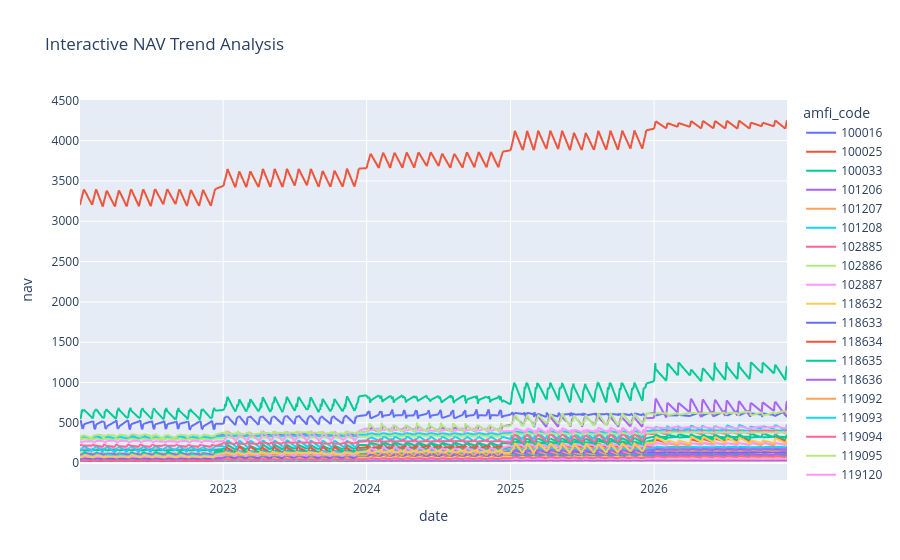

Write notebook code for a chart like this one.
### Code cell
fig = px.line(
    nav_history,
    x="date",
    y="nav",
    color="amfi_code",
    title="Interactive NAV Trend Analysis"
)

fig.show()

### Figure 1 — Plotly figure (JSON) as saved in the notebook; plotly's stock layout.template omitted (floating-point values rounded to 4 significant figures; data arrays with more than 128 entries replaced by an {"elided": "..."} marker saying what was removed)
{"data": [{"hovertemplate": "amfi_code=100016<br>date=%{x}<br>nav=%{y}<extra></extra>", "legendgroup": "100016", "line": {"color": "#636efa", "dash": "solid"}, "marker": {"symbol": "circle"}, "mode": "lines", "name": "100016", "showlegend": true, "type": "scattergl", "x": {"elided": "1149 str values"}, "xaxis": "x", "y": {"elided": "1149 float values"}, "yaxis": "y"}, {"hovertemplate": "amfi_code=100025<br>date=%{x}<br>nav=%{y}<extra></extra>", "legendgroup": "100025", "line": {"color": "#EF553B", "dash": "solid"}, "marker": {"symbol": "circle"}, "mode": "lines", "name": "100025", "showlegend": true, "type": "scattergl", "x": {"elided": "1142 str values"}, "xaxis": "x", "y": {"elided": "1142 float values"}, "yaxis": "y"}, {"hovertemplate": "amfi_code=100033<br>date=%{x}<br>nav=%{y}<extra></extra>", "legendgroup": "100033", "line": {"color": "#00cc96", "dash": "solid"}, "marker": {"symbol": "circle"}, "mode": "lines", "name": "100033", "showlegend": true, "type": "scattergl", "x": {"elided": "1150 str values"}, "xaxis": "x", "y": {"elided": "1150 float values"}, "yaxis": "y"}, {"hovertemplate": "amfi_code=101206<br>date=%{x}<br>nav=%{y}<extra></extra>", "legendgroup": "101206", "line": {"color": "#ab63fa", "dash": "solid"}, "marker": {"symbol": "circle"}, "mode": "lines", "name": "101206", "showlegend": true, "type": "scattergl", "x": {"elided": "1150 str values"}, "xaxis": "x", "y": {"elided": "1150 float values"}, "yaxis": "y"}, {"hovertemplate": "amfi_code=101207<br>date=%{x}<br>nav=%{y}<extra></extra>", "legendgroup": "101207", "line": {"color": "#FFA15A", "dash": "solid"}, "marker": {"symbol": "circle"}, "mode": "lines", "name": "101207", "showlegend": true, "type": "scattergl", "x": {"elided": "1149 str values"}, "xaxis": "x", "y": {"elided": "1149 float values"}, "yaxis": "y"}, {"hovertemplate": "amfi_code=101208<br>date=%{x}<br>nav=%{y}<extra></extra>", "legendgroup": "101208", "line": {"color": "#19d3f3", "dash": "solid"}, "marker": {"symbol": "circle"}, "mode": "lines", "name": "101208", "showlegend": true, "type": "scattergl", "x": {"elided": "1149 str values"}, "xaxis": "x", "y": {"elided": "1149 float values"}, "yaxis": "y"}, {"hovertemplate": "amfi_code=102885<br>date=%{x}<br>nav=%{y}<extra></extra>", "legendgroup": "102885", "line": {"color": "#FF6692", "dash": "solid"}, "marker": {"symbol": "circle"}, "mode": "lines", "name": "102885", "showlegend": true, "type": "scattergl", "x": {"elided": "1150 str values"}, "xaxis": "x", "y": {"elided": "1150 float values"}, "yaxis": "y"}, {"hovertemplate": "amfi_code=102886<br>date=%{x}<br>nav=%{y}<extra></extra>", "legendgroup": "102886", "line": {"color": "#B6E880", "dash": "solid"}, "marker": {"symbol": "circle"}, "mode": "lines", "name": "102886", "showlegend": true, "type": "scattergl", "x": {"elided": "1149 str values"}, "xaxis": "x", "y": {"elided": "1149 float values"}, "yaxis": "y"}, {"hovertemplate": "amfi_code=102887<br>date=%{x}<br>nav=%{y}<extra></extra>", "legendgroup": "102887", "line": {"color": "#FF97FF", "dash": "solid"}, "marker": {"symbol": "circle"}, "mode": "lines", "name": "102887", "showlegend": true, "type": "scattergl", "x": {"elided": "1150 str values"}, "xaxis": "x", "y": {"elided": "1150 float values"}, "yaxis": "y"}, {"hovertemplate": "amfi_code=118632<br>date=%{x}<br>nav=%{y}<extra></extra>", "legendgroup": "118632", "line": {"color": "#FECB52", "dash": "solid"}, "marker": {"symbol": "circle"}, "mode": "lines", "name": "118632", "showlegend": true, "type": "scattergl", "x": {"elided": "1150 str values"}, "xaxis": "x", "y": {"elided": "1150 float values"}, "yaxis": "y"}, {"hovertemplate": "amfi_code=118633<br>date=%{x}<br>nav=%{y}<extra></extra>", "legendgroup": "118633", "line": {"color": "#636efa", "dash": "solid"}, "marker": {"symbol": "circle"}, "mode": "lines", "name": "118633", "showlegend": true, "type": "scattergl", "x": {"elided": "1149 str values"}, "xaxis": "x", "y": {"elided": "1149 float values"}, "yaxis": "y"}, {"hovertemplate": "amfi_code=118634<br>date=%{x}<br>nav=%{y}<extra></extra>", "legendgroup": "118634", "line": {"color": "#EF553B", "dash": "solid"}, "marker": {"symbol": "circle"}, "mode": "lines", "name": "118634", "showlegend": true, "type": "scattergl", "x": {"elided": "1150 str values"}, "xaxis": "x", "y": {"elided": "1150 float values"}, "yaxis": "y"}, {"hovertemplate": "amfi_code=118635<br>date=%{x}<br>nav=%{y}<extra></extra>", "legendgroup": "118635", "line": {"color": "#00cc96", "dash": "solid"}, "marker": {"symbol": "circle"}, "mode": "lines", "name": "118635", "showlegend": true, "type": "scattergl", "x": {"elided": "1150 str values"}, "xaxis": "x", "y": {"elided": "1150 float values"}, "yaxis": "y"}, {"hovertemplate": "amfi_code=118636<br>date=%{x}<br>nav=%{y}<extra></extra>", "legendgroup": "118636", "line": {"color": "#ab63fa", "dash": "solid"}, "marker": {"symbol": "circle"}, "mode": "lines", "name": "118636", "showlegend": true, "type": "scattergl", "x": {"elided": "1146 str values"}, "xaxis": "x", "y": {"elided": "1146 float values"}, "yaxis": "y"}, {"hovertemplate": "amfi_code=119092<br>date=%{x}<br>nav=%{y}<extra></extra>", "legendgroup": "119092", "line": {"color": "#FFA15A", "dash": "solid"}, "marker": {"symbol": "circle"}, "mode": "lines", "name": "119092", "showlegend": true, "type": "scattergl", "x": {"elided": "1145 str values"}, "xaxis": "x", "y": {"elided": "1145 float values"}, "yaxis": "y"}, {"hovertemplate": "amfi_code=119093<br>date=%{x}<br>nav=%{y}<extra></extra>", "legendgroup": "119093", "line": {"color": "#19d3f3", "dash": "solid"}, "marker": {"symbol": "circle"}, "mode": "lines", "name": "119093", "showlegend": true, "type": "scattergl", "x": {"elided": "1147 str values"}, "xaxis": "x", "y": {"elided": "1147 float values"}, "yaxis": "y"}, {"hovertemplate": "amfi_code=119094<br>date=%{x}<br>nav=%{y}<extra></extra>", "legendgroup": "119094", "line": {"color": "#FF6692", "dash": "solid"}, "marker": {"symbol": "circle"}, "mode": "lines", "name": "119094", "showlegend": true, "type": "scattergl", "x": {"elided": "1150 str values"}, "xaxis": "x", "y": {"elided": "1150 float values"}, "yaxis": "y"}, {"hovertemplate": "amfi_code=119095<br>date=%{x}<br>nav=%{y}<extra></extra>", "legendgroup": "119095", "line": {"color": "#B6E880", "dash": "solid"}, "marker": {"symbol": "circle"}, "mode": "lines", "name": "119095", "showlegend": true, "type": "scattergl", "x": {"elided": "1148 str values"}, "xaxis": "x", "y": {"elided": "1148 float values"}, "yaxis": "y"}, {"hovertemplate": "amfi_code=119120<br>date=%{x}<br>nav=%{y}<extra></extra>", "legendgroup": "119120", "line": {"color": "#FF97FF", "dash": "solid"}, "marker": {"symbol": "circle"}, "mode": "lines", "name": "119120", "showlegend": true, "type": "scattergl", "x": {"elided": "1147 str values"}, "xaxis": "x", "y": {"elided": "1147 float values"}, "yaxis": "y"}, {"hovertemplate": "amfi_code=119551<br>date=%{x}<br>nav=%{y}<extra></extra>", "legendgroup": "119551", "line": {"color": "#FECB52", "dash": "solid"}, "marker": {"symbol": "circle"}, "mode": "lines", "name": "119551", "showlegend": true, "type": "scattergl", "x": {"elided": "1148 str values"}, "xaxis": "x", "y": {"elided": "1148 float values"}, "yaxis": "y"}, {"hovertemplate": "amfi_code=119552<br>date=%{x}<br>nav=%{y}<extra></extra>", "legendgroup": "119552", "line": {"color": "#636efa", "dash": "solid"}, "marker": {"symbol": "circle"}, "mode": "lines", "name": "119552", "showlegend": true, "type": "scattergl", "x": {"elided": "1149 str values"}, "xaxis": "x", "y": {"elided": "1149 float values"}, "yaxis": "y"}, {"hovertemplate": "amfi_code=119598<br>date=%{x}<br>nav=%{y}<extra></extra>", "legendgroup": "119598", "line": {"color": "#EF553B", "dash": "solid"}, "marker": {"symbol": "circle"}, "mode": "lines", "name": "119598", "showlegend": true, "type": "scattergl", "x": {"elided": "1149 str values"}, "xaxis": "x", "y": {"elided": "1149 float values"}, "yaxis": "y"}, {"hovertemplate": "amfi_code=119599<br>date=%{x}<br>nav=%{y}<extra></extra>", "legendgroup": "119599", "line": {"color": "#00cc96", "dash": "solid"}, "marker": {"symbol": "circle"}, "mode": "lines", "name": "119599", "showlegend": true, "type": "scattergl", "x": {"elided": "1150 str values"}, "xaxis": "x", "y": {"elided": "1150 float values"}, "yaxis": "y"}, {"hovertemplate": "amfi_code=120503<br>date=%{x}<br>nav=%{y}<extra></extra>", "legendgroup": "120503", "line": {"color": "#ab63fa", "dash": "solid"}, "marker": {"symbol": "circle"}, "mode": "lines", "name": "120503", "showlegend": true, "type": "scattergl", "x": {"elided": "1150 str values"}, "xaxis": "x", "y": {"elided": "1150 float values"}, "yaxis": "y"}, {"hovertemplate": "amfi_code=120504<br>date=%{x}<br>nav=%{y}<extra></extra>", "legendgroup": "120504", "line": {"color": "#FFA15A", "dash": "solid"}, "marker": {"symbol": "circle"}, "mode": "lines", "name": "120504", "showlegend": true, "type": "scattergl", "x": {"elided": "1150 str values"}, "xaxis": "x", "y": {"elided": "1150 float values"}, "yaxis": "y"}, {"hovertemplate": "amfi_code=120505<br>date=%{x}<br>nav=%{y}<extra></extra>", "legendgroup": "120505", "line": {"color": "#19d3f3", "dash": "solid"}, "marker": {"symbol": "circle"}, "mode": "lines", "name": "120505", "showlegend": true, "type": "scattergl", "x": {"elided": "1150 str values"}, "xaxis": "x", "y": {"elided": "1150 float values"}, "yaxis": "y"}, {"hovertemplate": "amfi_code=120506<br>date=%{x}<br>nav=%{y}<extra></extra>", "legendgroup": "120506", "line": {"color": "#FF6692", "dash": "solid"}, "marker": {"symbol": "circle"}, "mode": "lines", "name": "120506", "showlegend": true, "type": "scattergl", "x": {"elided": "1150 str values"}, "xaxis": "x", "y": {"elided": "1150 float values"}, "yaxis": "y"}, {"hovertemplate": "amfi_code=120507<br>date=%{x}<br>nav=%{y}<extra></extra>", "legendgroup": "120507", "line": {"color": "#B6E880", "dash": "solid"}, "marker": {"symbol": "circle"}, "mode": "lines", "name": "120507", "showlegend": true, "type": "scattergl", "x": {"elided": "1150 str values"}, "xaxis": "x", "y": {"elided": "1150 float values"}, "yaxis": "y"}, {"hovertemplate": "amfi_code=120841<br>date=%{x}<br>nav=%{y}<extra></extra>", "legendgroup": "120841", "line": {"color": "#FF97FF", "dash": "solid"}, "marker": {"symbol": "circle"}, "mode": "lines", "name": "120841", "showlegend": true, "type": "scattergl", "x": {"elided": "1150 str values"}, "xaxis": "x", "y": {"elided": "1150 float values"}, "yaxis": "y"}, {"hovertemplate": "amfi_code=120842<br>date=%{x}<br>nav=%{y}<extra></extra>", "legendgroup": "120842", "line": {"color": "#FECB52", "dash": "solid"}, "marker": {"symbol": "circle"}, "mode": "lines", "name": "120842", "showlegend": true, "type": "scattergl", "x": {"elided": "1149 str values"}, "xaxis": "x", "y": {"elided": "1149 float values"}, "yaxis": "y"}, {"hovertemplate": "amfi_code=120843<br>date=%{x}<br>nav=%{y}<extra></extra>", "legendgroup": "120843", "line": {"color": "#636efa", "dash": "solid"}, "marker": {"symbol": "circle"}, "mode": "lines", "name": "120843", "showlegend": true, "type": "scattergl", "x": {"elided": "1149 str values"}, "xaxis": "x", "y": {"elided": "1149 float values"}, "yaxis": "y"}, {"hovertemplate": "amfi_code=120844<br>date=%{x}<br>nav=%{y}<extra></extra>", "legendgroup": "120844", "line": {"color": "#EF553B", "dash": "solid"}, "marker": {"symbol": "circle"}, "mode": "lines", "name": "120844", "showlegend": true, "type": "scattergl", "x": {"elided": "1150 str values"}, "xaxis": "x", "y": {"elided": "1150 float values"}, "yaxis": "y"}, {"hovertemplate": "amfi_code=125497<br>date=%{x}<br>nav=%{y}<extra></extra>", "legendgroup": "125497", "line": {"color": "#00cc96", "dash": "solid"}, "marker": {"symbol": "circle"}, "mode": "lines", "name": "125497", "showlegend": true, "type": "scattergl", "x": {"elided": "1150 str values"}, "xaxis": "x", "y": {"elided": "1150 float values"}, "yaxis": "y"}, {"hovertemplate": "amfi_code=125498<br>date=%{x}<br>nav=%{y}<extra></extra>", "legendgroup": "125498", "line": {"color": "#ab63fa", "dash": "solid"}, "marker": {"symbol": "circle"}, "mode": "lines", "name": "125498", "showlegend": true, "type": "scattergl", "x": {"elided": "1150 str values"}, "xaxis": "x", "y": {"elided": "1150 float values"}, "yaxis": "y"}, {"hovertemplate": "amfi_code=148567<br>date=%{x}<br>nav=%{y}<extra></extra>", "legendgroup": "148567", "line": {"color": "#FFA15A", "dash": "solid"}, "marker": {"symbol": "circle"}, "mode": "lines", "name": "148567", "showlegend": true, "type": "scattergl", "x": {"elided": "1150 str values"}, "xaxis": "x", "y": {"elided": "1150 float values"}, "yaxis": "y"}, {"hovertemplate": "amfi_code=148568<br>date=%{x}<br>nav=%{y}<extra></extra>", "legendgroup": "148568", "line": {"color": "#19d3f3", "dash": "solid"}, "marker": {"symbol": "circle"}, "mode": "lines", "name": "148568", "showlegend": true, "type": "scattergl", "x": {"elided": "1149 str values"}, "xaxis": "x", "y": {"elided": "1149 float values"}, "yaxis": "y"}, {"hovertemplate": "amfi_code=148569<br>date=%{x}<br>nav=%{y}<extra></extra>", "legendgroup": "148569", "line": {"color": "#FF6692", "dash": "solid"}, "marker": {"symbol": "circle"}, "mode": "lines", "name": "148569", "showlegend": true, "type": "scattergl", "x": {"elided": "1149 str values"}, "xaxis": "x", "y": {"elided": "1149 float values"}, "yaxis": "y"}, {"hovertemplate": "amfi_code=149322<br>date=%{x}<br>nav=%{y}<extra></extra>", "legendgroup": "149322", "line": {"color": "#B6E880", "dash": "solid"}, "marker": {"symbol": "circle"}, "mode": "lines", "name": "149322", "showlegend": true, "type": "scattergl", "x": {"elided": "1150 str values"}, "xaxis": "x", "y": {"elided": "1150 float values"}, "yaxis": "y"}, {"hovertemplate": "amfi_code=149323<br>date=%{x}<br>nav=%{y}<extra></extra>", "legendgroup": "149323", "line": {"color": "#FF97FF", "dash": "solid"}, "marker": {"symbol": "circle"}, "mode": "lines", "name": "149323", "showlegend": true, "type": "scattergl", "x": {"elided": "1150 str values"}, "xaxis": "x", "y": {"elided": "1150 float values"}, "yaxis": "y"}, {"hovertemplate": "amfi_code=149324<br>date=%{x}<br>nav=%{y}<extra></extra>", "legendgroup": "149324", "line": {"color": "#FECB52", "dash": "solid"}, "marker": {"symbol": "circle"}, "mode": "lines", "name": "149324", "showlegend": true, "type": "scattergl", "x": {"elided": "1150 str values"}, "xaxis": "x", "y": {"elided": "1150 float values"}, "yaxis": "y"}], "layout": {"legend": {"title": {"text": "amfi_code"}, "tracegroupgap": 0}, "title": {"text": "Interactive NAV Trend Analysis"}, "xaxis": {"anchor": "y", "domain": [0, 1], "title": {"text": "date"}}, "yaxis": {"anchor": "x", "domain": [0, 1], "title": {"text": "nav"}}}}
